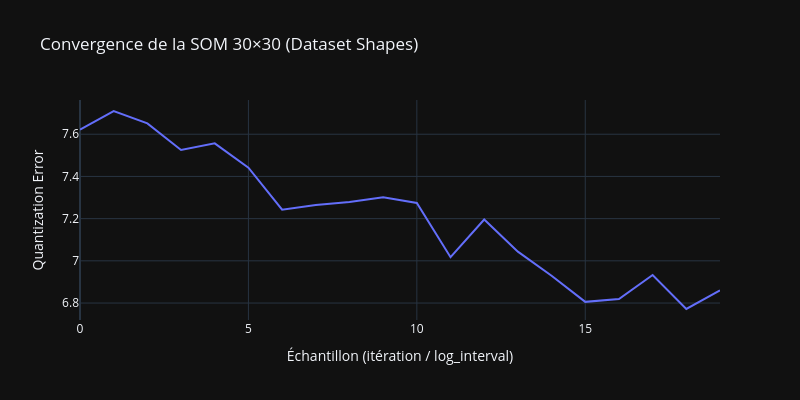

The code cell stored with this chart in its notebook:
### Code cell
fig = px.line(
    x=list(range(len(model_30.history_))),
    y=model_30.history_,
    labels=dict(x="Échantillon (itération / log_interval)", y="Quantization Error"),
    title="Convergence de la SOM 30×30 (Dataset Shapes)"
)
fig.update_layout(template="plotly_dark", width=800, height=400)
fig.show()

### Figure 1 — Plotly figure (JSON) as saved in the notebook; plotly's stock layout.template omitted (floating-point values rounded to 4 significant figures)
{"data": [{"hovertemplate": "Échantillon (itération / log_interval)=%{x}<br>Quantization Error=%{y}<extra></extra>", "legendgroup": "", "line": {"color": "#636efa", "dash": "solid"}, "marker": {"symbol": "circle"}, "mode": "lines", "name": "", "orientation": "v", "showlegend": false, "type": "scatter", "x": [0, 1, 2, 3, 4, 5, 6, 7, 8, 9, 10, 11, 12, 13, 14, 15, 16, 17, 18, 19], "xaxis": "x", "y": [7.622, 7.71, 7.651, 7.525, 7.557, 7.442, 7.243, 7.265, 7.278, 7.301, 7.274, 7.017, 7.196, 7.043, 6.929, 6.806, 6.819, 6.933, 6.772, 6.86], "yaxis": "y"}], "layout": {"height": 400, "legend": {"tracegroupgap": 0}, "title": {"text": "Convergence de la SOM 30×30 (Dataset Shapes)"}, "width": 800, "xaxis": {"anchor": "y", "domain": [0, 1], "title": {"text": "Échantillon (itération / log_interval)"}}, "yaxis": {"anchor": "x", "domain": [0, 1], "title": {"text": "Quantization Error"}}}}
